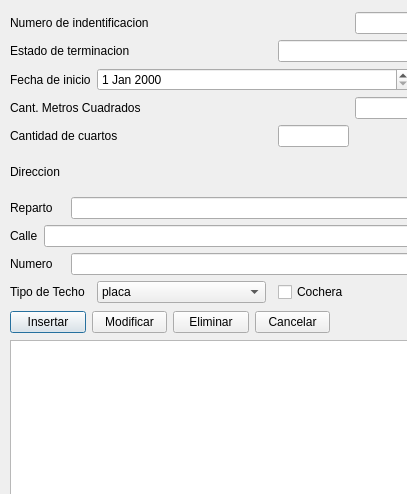
<?xml version="1.0" encoding="UTF-8"?>
<ui version="4.0">
 <class>Dialog</class>
 <widget class="QDialog" name="Dialog">
  <property name="geometry">
   <rect>
    <x>0</x>
    <y>0</y>
    <width>407</width>
    <height>494</height>
   </rect>
  </property>
  <property name="windowTitle">
   <string>Dialog</string>
  </property>
  <widget class="QWidget" name="layoutWidget">
   <property name="geometry">
    <rect>
     <x>10</x>
     <y>310</y>
     <width>320</width>
     <height>25</height>
    </rect>
   </property>
   <layout class="QHBoxLayout" name="horizontalLayout_12">
    <item>
     <widget class="QPushButton" name="btn_insertar">
      <property name="text">
       <string>Insertar</string>
      </property>
     </widget>
    </item>
    <item>
     <widget class="QPushButton" name="btn_modificar">
      <property name="text">
       <string>Modificar</string>
      </property>
     </widget>
    </item>
    <item>
     <widget class="QPushButton" name="btn_eliminar">
      <property name="text">
       <string>Eliminar</string>
      </property>
     </widget>
    </item>
    <item>
     <widget class="QPushButton" name="btn_cancelar">
      <property name="text">
       <string>Cancelar</string>
      </property>
     </widget>
    </item>
   </layout>
  </widget>
  <widget class="QWidget" name="layoutWidget">
   <property name="geometry">
    <rect>
     <x>10</x>
     <y>12</y>
     <width>401</width>
     <height>291</height>
    </rect>
   </property>
   <layout class="QGridLayout" name="gridLayout">
    <item row="2" column="0" colspan="3">
     <widget class="QLabel" name="label">
      <property name="text">
       <string>Fecha de inicio</string>
      </property>
     </widget>
    </item>
    <item row="0" column="0" colspan="6">
     <widget class="QLabel" name="label_2">
      <property name="text">
       <string>Numero de indentificacion</string>
      </property>
     </widget>
    </item>
    <item row="6" column="2" colspan="5">
     <widget class="QLineEdit" name="valor_direccion_reparto"/>
    </item>
    <item row="2" column="3" colspan="4">
     <widget class="QDateEdit" name="valor_fecha"/>
    </item>
    <item row="5" column="0" colspan="2">
     <widget class="QLabel" name="label_6">
      <property name="text">
       <string>Direccion</string>
      </property>
     </widget>
    </item>
    <item row="3" column="6">
     <widget class="QLineEdit" name="valor_cantidad_metro_cuadrados"/>
    </item>
    <item row="11" column="0" colspan="3">
     <widget class="QLabel" name="label_8">
      <property name="text">
       <string>Tipo de Techo</string>
      </property>
     </widget>
    </item>
    <item row="6" column="0" colspan="2">
     <widget class="QLabel" name="label_15">
      <property name="text">
       <string>Reparto</string>
      </property>
     </widget>
    </item>
    <item row="8" column="2" colspan="5">
     <widget class="QLineEdit" name="valor_direccion_numero"/>
    </item>
    <item row="0" column="6">
     <widget class="QLineEdit" name="valor_numero_identificacion"/>
    </item>
    <item row="8" column="0" colspan="2">
     <widget class="QLabel" name="label_17">
      <property name="text">
       <string>Numero</string>
      </property>
     </widget>
    </item>
    <item row="7" column="0">
     <widget class="QLabel" name="label_16">
      <property name="text">
       <string>Calle</string>
      </property>
     </widget>
    </item>
    <item row="7" column="1" colspan="6">
     <widget class="QLineEdit" name="valor_direccion_calle"/>
    </item>
    <item row="1" column="5" colspan="2">
     <widget class="QLineEdit" name="valor_estado_terminacion"/>
    </item>
    <item row="3" column="0" colspan="6">
     <widget class="QLabel" name="label_4">
      <property name="text">
       <string>Cant. Metros Cuadrados</string>
      </property>
     </widget>
    </item>
    <item row="1" column="0" colspan="5">
     <widget class="QLabel" name="label_3">
      <property name="text">
       <string>Estado de terminacion</string>
      </property>
     </widget>
    </item>
    <item row="3" column="7">
     <spacer name="horizontalSpacer">
      <property name="orientation">
       <enum>Qt::Horizontal</enum>
      </property>
      <property name="sizeHint" stdset="0">
       <size>
        <width>40</width>
        <height>20</height>
       </size>
      </property>
     </spacer>
    </item>
    <item row="11" column="3">
     <widget class="QComboBox" name="valor_tipo_de_techo">
      <item>
       <property name="text">
        <string>placa</string>
       </property>
      </item>
      <item>
       <property name="text">
        <string>tejas de zinc</string>
       </property>
      </item>
      <item>
       <property name="text">
        <string>tejas de asbesto cemento</string>
       </property>
      </item>
      <item>
       <property name="text">
        <string>tejas de arcilla</string>
       </property>
      </item>
     </widget>
    </item>
    <item row="4" column="0" colspan="4">
     <widget class="QLabel" name="label_5">
      <property name="text">
       <string>Cantidad de cuartos</string>
      </property>
     </widget>
    </item>
    <item row="4" column="5">
     <widget class="QLineEdit" name="valor_cantidad_cuartos"/>
    </item>
    <item row="11" column="5">
     <widget class="QCheckBox" name="valor_chochera">
      <property name="text">
       <string>Cochera</string>
      </property>
     </widget>
    </item>
   </layout>
  </widget>
  <widget class="QTableWidget" name="tabla_viviendas_ind">
   <property name="geometry">
    <rect>
     <x>10</x>
     <y>340</y>
     <width>401</width>
     <height>211</height>
    </rect>
   </property>
  </widget>
 </widget>
 <resources/>
 <connections/>
</ui>
